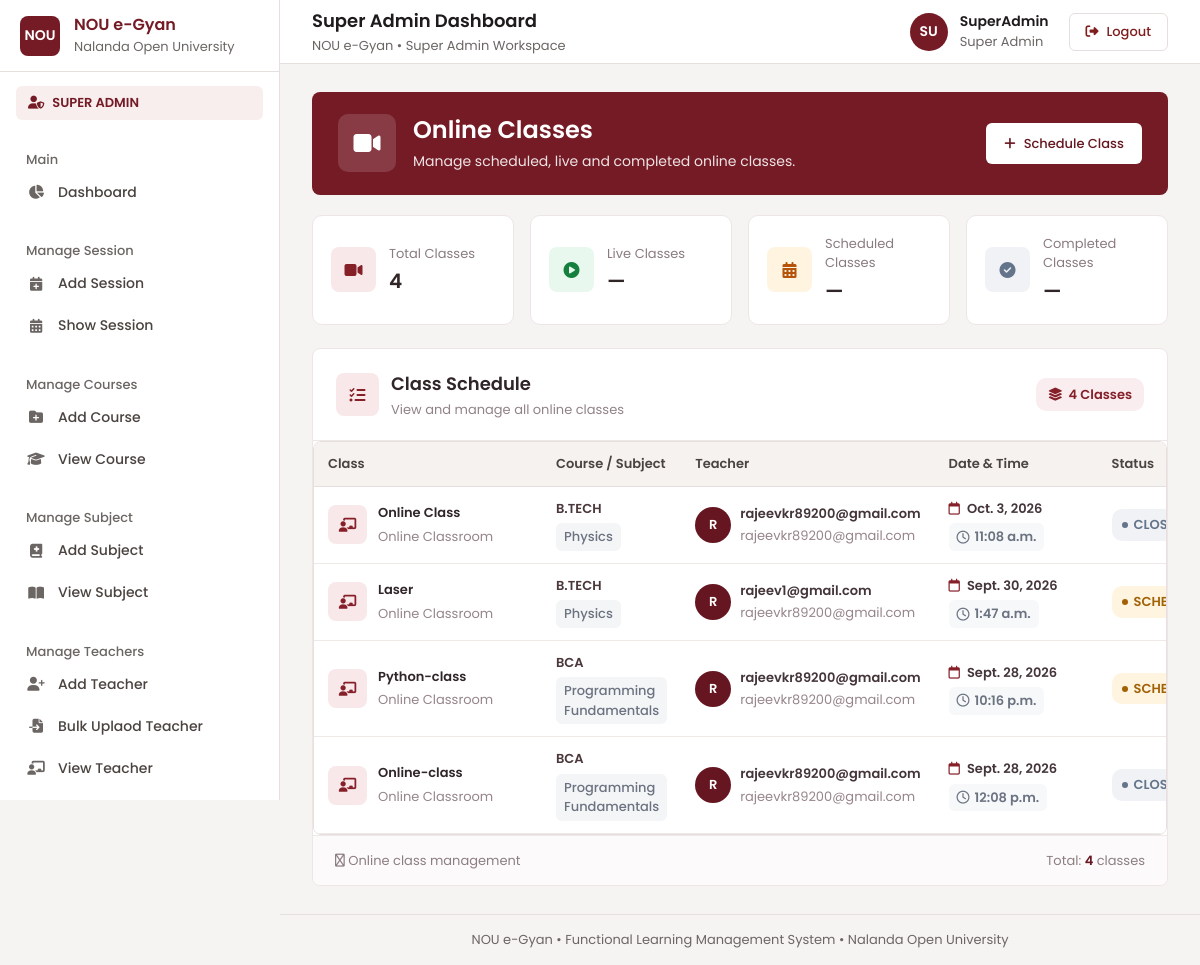
Page /teacher/classes/ (signed in) on the committed database.
### myapp/models.py (models this page shows, shortened)
class GoogleMeeting(models.Model):
    class_title = models.CharField(max_length=200)
    course = models.CharField(max_length=100)
    subject = models.CharField(max_length=100)
    teacher = models.ForeignKey(User,on_delete=models.CASCADE)
    class_date = models.DateField()
    class_time = models.TimeField()
    duration = models.IntegerField()
    agenda = models.TextField(blank=True,null=True)
    meeting_url = models.URLField(blank=True,null=True)
    google_space_name = models.CharField(max_length=255,blank=True,null=True)
    status = models.CharField(max_length=20,default="scheduled")
    created_at = models.DateTimeField(auto_now_add=True)

### myapp/google_meet.py (the view)
# urls.py: path("teacher/classes/", teacher_meetings, name="teacher_classes"),
@login_required
def teacher_meetings(request):
    if not (request.user.is_superuser or hasattr(request.user, "Teacher")):
        return HttpResponseForbidden("Only teachers and superadmin can view this page.")
    meetings = GoogleMeeting.objects.all() if request.user.is_superuser else GoogleMeeting.objects.filter(teacher=request.user)
    meetings = _refresh_meeting_statuses(meetings)
    template = "superadmin/meeting_list.html" if request.user.is_superuser else "teacher/meeting_list.html"
    return render(request, template, {"meetings": meetings.order_by("-class_date", "-class_time")})

### myapp/google_meet.py (called while the page is built, shortened)
def _refresh_meeting_statuses(queryset):
    now = timezone.now()
    return queryset

### myapp/templates/superadmin/meeting_list.html (shortened to what this page needs)
{% extends "superadmin/base.html" %}
{% block content %}
<section class="online-class-page">
    <div class="online-class-hero">
        <div class="online-hero-content">
            <div class="online-hero-left">
                <div class="online-hero-icon">
                    <i class="fa-solid fa-video"></i>
                </div>
                <div class="online-hero-text">
                    <h1>Online Classes</h1>
                    <p>
                        Manage scheduled, live and completed online classes.
                    </p>
                </div>
            </div>
            <a
                class="schedule-class-btn"
                href="{% url 'superadmin_schedule_class' %}"
            >
                <i class="fa-solid fa-plus"></i>
                Schedule Class
            </a>
        </div>
    </div>
    <div class="online-summary-grid">
        <div class="online-summary-card summary-total">
            <div class="summary-card-icon">
                <i class="fa-solid fa-video"></i>
            </div>
            <div class="summary-card-text">
                <span>Total Classes</span>
                <strong>
                    {{ meetings|length }}
                </strong>
            </div>
        </div>
        <div class="online-summary-card summary-live">
            <div class="summary-card-icon">
                <i class="fa-solid fa-circle-play"></i>
            </div>
            <div class="summary-card-text">
                <span>Live Classes</span>
                <strong>
                    —
                </strong>
            </div>
        </div>
        <div class="online-summary-card summary-scheduled">
            <div class="summary-card-icon">
                <i class="fa-solid fa-calendar-days"></i>
            </div>
            <div class="summary-card-text">
                <span>Scheduled Classes</span>
                <strong>—</strong>
            </div>
        </div>
        <div class="online-summary-card summary-closed">
            <div class="summary-card-icon">
                <i class="fa-solid fa-circle-check"></i>
            </div>
            <div class="summary-card-text">
                <span>Completed Classes</span>
                <strong>—</strong>
            </div>
        </div>
    </div>
    <div class="online-class-card">
        <div class="online-card-header">
            <div class="online-card-heading">
                <div class="online-heading-icon">
                    <i class="fa-solid fa-list-check"></i>
                </div>
                <div>
                    <h2>Class Schedule</h2>
                    <p>
                        View and manage all online classes
                    </p>
                </div>
            </div>
            <div class="class-count-label">
                <i class="fa-solid fa-layer-group"></i>
                {{ meetings|length }} Classes
            </div>
        </div>
        <div class="online-table-wrapper">
            <table class="online-class-table">
                <thead>
                    <tr>
                        <th>Class</th>
                        <th>Course / Subject</th>
                        <th>Teacher</th>
                        <th>Date & Time</th>
                        <th>Status</th>
                    </tr>
                </thead>
                <tbody>
                    {% for meeting in meetings %}
                    <tr>
                        <td>
                            <div class="class-info">
                                <div class="class-icon">
                                    <i class="fa-solid fa-chalkboard-user"></i>
                                </div>
                                <div>
                                    <strong>
                                        {{ meeting.class_title }}
                                    </strong>
                                    <small>
                                        Online Classroom
                                    </small>
                                </div>
                            </div>
                        </td>
                        <td>
                            <div class="course-info">
                                <strong>
                                    {{ meeting.course }}
                                </strong>
                                <span class="subject-badge">
                                    {{ meeting.subject }}
                                </span>
                            </div>
                        </td>
                        <td>
                            <div class="teacher-info">
                                <div class="teacher-avatar">
                                    {% if meeting.teacher.get_full_name %}
                                        {{ meeting.teacher.get_full_name|slice:":1"|upper }}
                                    {% else %}
                                        {{ meeting.teacher.username|slice:":1"|upper }}
                                    {% endif %}
                                </div>
                                <div class="teacher-details">
                                    <strong>
                                        {{ meeting.teacher.get_full_name|default:meeting.teacher.username }}
                                    </strong>
                                    <small>
                                        {{ meeting.teacher.email }}
                                    </small>
                                </div>
                            </div>
                        </td>
                        <td>
                            <div class="class-datetime">
                                <div class="class-date">
                                    <i class="fa-regular fa-calendar"></i>
                                    {{ meeting.class_date }}
                                </div>
                                <span class="class-time">
                                    <i class="fa-regular fa-clock"></i>
                                    {{ meeting.class_time }}
                                </span>
                            </div>
                        </td>
                        <td>
                            {% if meeting.status == 'live' %}
                                <span class="class-status status-live">
                                    <span class="status-dot"></span>
                                    LIVE
                                </span>
                            {% elif meeting.status == 'closed' %}
                                <span class="class-status status-closed">
                                    <span class="status-dot"></span>
                                    CLOSED
                                </span>
                            {% else %}
                                <span class="class-status status-scheduled">
                                    <span class="status-dot"></span>
                                    SCHEDULED
                                </span>
                            {% endif %}
                        </td>
                    </tr>
                    {% endfor %}
                </tbody>
            </table>
        </div>
        <div class="online-card-footer">
            <span>
                <i class="fa-regular fa-circle-info"></i>
                Online class management
            </span>
            <span>
                Total:
                <strong>{{ meetings|length }}</strong>
                classes
            </span>
        </div>
    </div>
</section>
{% endblock %}

### myapp/templates/superadmin/base.html (style rules this page uses)
* { margin: 0; padding: 0; box-sizing: border-box; }
html, body { width: 100%; min-height: 100%; }
body { font-family: "Poppins", sans-serif; background: #f4f6f9; color: #1e293b; }
a { text-decoration: none; }

### myapp/templates/partials/poppins.html (style rules this page uses)
:root { --font-poppins: "Poppins", system-ui, -apple-system, "Segoe UI", Roboto, sans-serif; --fw-light: 300; --fw-regular: 400; --fw-medium: 500; --fw-semibold: 600; --fw-bold: 700; --fw-extrabold: 800; }
html, body, button, input, select, textarea, optgroup, option, table, caption, th, td, h1, h2, h3, h4, h5, h6, p, a, span, div, label, ul, ol, li, dl, dt, dd, small, strong, b, em, legend, summary, figcaption, blockquote, section, header, footer, nav, main, aside, article, form, fieldset { font-family: var(--font-poppins); }
html { -webkit-text-size-adjust: 100%; text-size-adjust: 100%; }
body { font-weight: var(--fw-regular); -webkit-font-smoothing: antialiased; -moz-osx-font-smoothing: grayscale; text-rendering: optimizeLegibility; -webkit-tap-highlight-color: transparent; }

### rows in the picture
GoogleMeeting: class_title "Online Class", course "B.TECH", subject "Physics", teacher.username "R", teacher.get_full_name "rajeevkr89200@gmail.com", teacher.email "rajeevkr89200@gmail.com", class_date "Oct. 3, 2026", class_time "11:08 a.m.", status "closed" (drawn)
GoogleMeeting: class_title "Laser", course "B.TECH", subject "Physics", teacher.username "R", teacher.get_full_name "rajeev1@gmail.com", teacher.email "rajeevkr89200@gmail.com", class_date "Sept. 30, 2026", class_time "1:47 a.m.", status "scheduled" (drawn)
GoogleMeeting: class_title "Python-class", course "BCA", subject "Programming Fundamentals", teacher.username "R", teacher.get_full_name "rajeevkr89200@gmail.com", teacher.email "rajeevkr89200@gmail.com", class_date "Sept. 28, 2026", class_time "10:16 p.m.", status "scheduled" (drawn)
GoogleMeeting: class_title "Online-class", course "BCA", subject "Programming Fundamentals", teacher.username "R", teacher.get_full_name "rajeevkr89200@gmail.com", teacher.email "rajeevkr89200@gmail.com", class_date "Sept. 28, 2026", class_time "12:08 p.m.", status "closed" (drawn)

### other values in the picture
{{ meetings|length }} "4"
